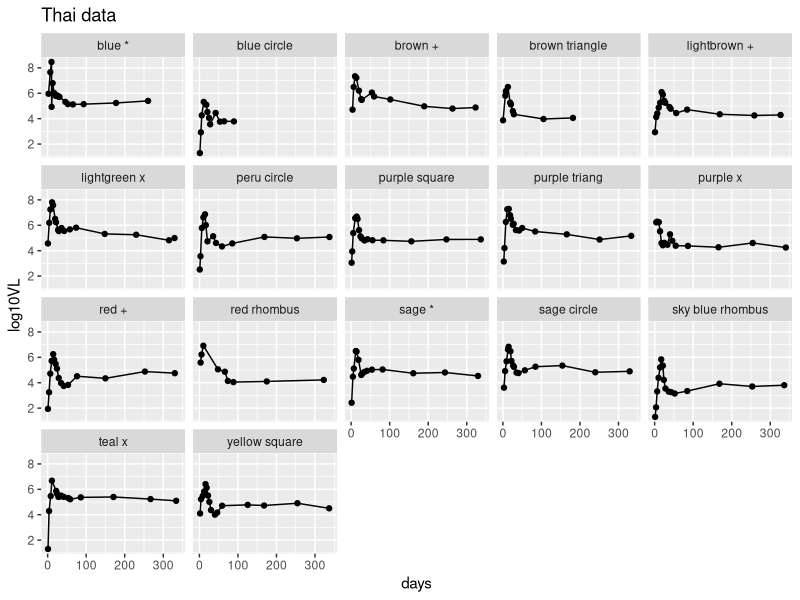
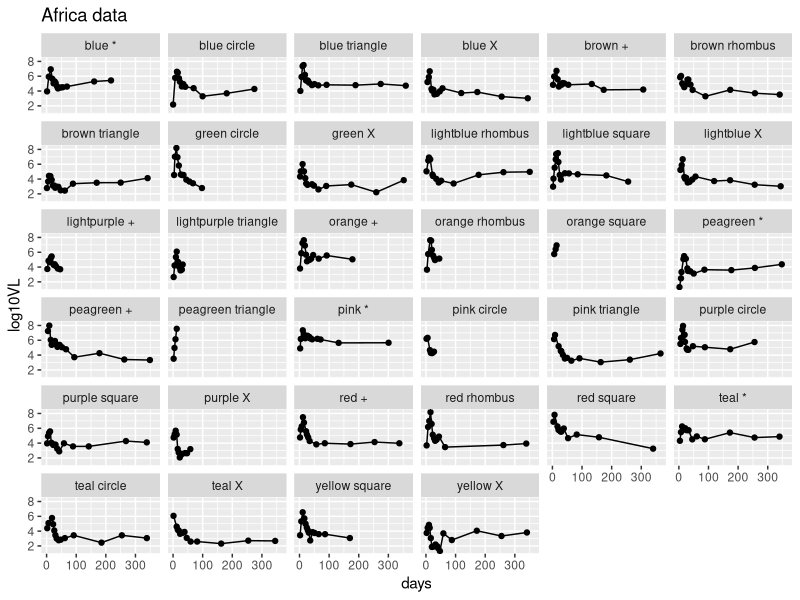

These charts were generated, in order, by the following R code:
## ---- chunk 1
library(tidyverse)
knitr::opts_chunk$set(echo = TRUE)
## ---- chunk 2

thai_header = read.csv("wpd_thai.csv", nrows = 1, header = F, stringsAsFactors = F)[1,] %>%
  unlist(., use.names=FALSE) %>%
  na.omit()

africa_header = read.csv("wpd_africa.csv", nrows = 1, header = F, stringsAsFactors = F)[1,] %>%
  unlist(., use.names=FALSE) %>%
  na.omit()

thai_dat = read_csv("wpd_thai.csv", skip = 1)
africa_dat = read_csv("wpd_africa.csv", skip = 1)

## ---- chunk 3

process_data = function(data_in, header_dat){
  
  # set up a list for each pair of (X,Y)~(time,vl), and the color (id) variable from the header
  data_sets = data_frame(
    time_var = names(data_in)[grepl("X", names(data_in))],
    vl_var = names(data_in)[grepl("Y", names(data_in))],
    colorID = header_dat
  )
  
  # go through each id, select their (X,Y)~(time,vl) pair of data and stack them using
  # informative names
  data_sets %>% group_by(colorID) %>%
    do(pmap_df(., ~data_frame(days = data_in[[.x]], log10VL = data_in[[.y]]))) %>%
    drop_na
  
}

thai_long = process_data(thai_dat, thai_header) 
africa_long  = process_data(africa_dat, africa_header)

## ---- chunk 4

ggplot(thai_long, aes(x = days, y = log10VL)) +
  geom_point() +
  geom_line() +
  facet_wrap(~colorID) +
  ggtitle("Thai data")

## ---- chunk 5
ggplot(africa_long, aes(x = days, y = log10VL)) +
  geom_point() +
  geom_line() +
  facet_wrap(~colorID) +
  ggtitle("Africa data")

## ---- chunk 6
outdata = thai_long %>% mutate(data = "thai") %>%
  bind_rows(africa_long %>% mutate(data = "africa")) %>%
  ungroup() %>%
  mutate(
    uniqueID = paste0(data, colorID),
    id_var = as.integer(factor(uniqueID)),
    VL = 10^log10VL
    ) 

write_csv(outdata, "wpd_all.csv")
write_csv(subset(outdata, days < 7 * 10), "wpd_all_10wks.csv")

